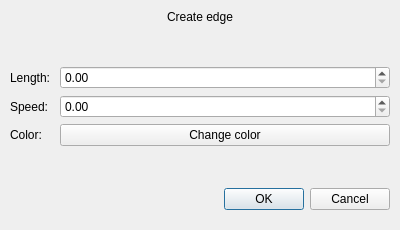
<?xml version="1.0" encoding="UTF-8"?>
<ui version="4.0">
 <class>EdgePrompt</class>
 <widget class="QDialog" name="EdgePrompt">
  <property name="windowModality">
   <enum>Qt::WindowModal</enum>
  </property>
  <property name="geometry">
   <rect>
    <x>0</x>
    <y>0</y>
    <width>400</width>
    <height>230</height>
   </rect>
  </property>
  <property name="windowTitle">
   <string>Create edge</string>
  </property>
  <widget class="QWidget" name="verticalWidget" native="true">
   <property name="geometry">
    <rect>
     <x>10</x>
     <y>10</y>
     <width>380</width>
     <height>200</height>
    </rect>
   </property>
   <layout class="QVBoxLayout" name="verticalLayout">
    <item>
     <widget class="QLabel" name="titleLabel">
      <property name="sizePolicy">
       <sizepolicy hsizetype="Minimum" vsizetype="Maximum">
        <horstretch>0</horstretch>
        <verstretch>0</verstretch>
       </sizepolicy>
      </property>
      <property name="text">
       <string>Create edge</string>
      </property>
      <property name="alignment">
       <set>Qt::AlignCenter</set>
      </property>
     </widget>
    </item>
    <item>
     <layout class="QFormLayout" name="formLayout">
      <property name="formAlignment">
       <set>Qt::AlignLeading|Qt::AlignLeft|Qt::AlignVCenter</set>
      </property>
      <item row="0" column="0">
       <widget class="QLabel" name="lengthLabel">
        <property name="text">
         <string>Length: </string>
        </property>
       </widget>
      </item>
      <item row="0" column="1">
       <widget class="QDoubleSpinBox" name="lengthDoubleSpinBox"/>
      </item>
      <item row="2" column="1">
       <widget class="QPushButton" name="currentColorPushButton">
        <property name="text">
         <string>Change color</string>
        </property>
       </widget>
      </item>
      <item row="2" column="0">
       <widget class="QLabel" name="colorLabel">
        <property name="text">
         <string>Color: </string>
        </property>
       </widget>
      </item>
      <item row="1" column="1">
       <widget class="QDoubleSpinBox" name="speedDoubleSpinBox"/>
      </item>
      <item row="1" column="0">
       <widget class="QLabel" name="speedLabel">
        <property name="text">
         <string>Speed: </string>
        </property>
       </widget>
      </item>
     </layout>
    </item>
    <item>
     <widget class="QDialogButtonBox" name="buttonBox">
      <property name="orientation">
       <enum>Qt::Horizontal</enum>
      </property>
      <property name="standardButtons">
       <set>QDialogButtonBox::Cancel|QDialogButtonBox::Ok</set>
      </property>
     </widget>
    </item>
   </layout>
  </widget>
 </widget>
 <resources/>
 <connections>
  <connection>
   <sender>buttonBox</sender>
   <signal>accepted()</signal>
   <receiver>EdgePrompt</receiver>
   <slot>close()</slot>
   <hints>
    <hint type="sourcelabel">
     <x>200</x>
     <y>238</y>
    </hint>
    <hint type="destinationlabel">
     <x>199</x>
     <y>149</y>
    </hint>
   </hints>
  </connection>
  <connection>
   <sender>buttonBox</sender>
   <signal>rejected()</signal>
   <receiver>EdgePrompt</receiver>
   <slot>close()</slot>
   <hints>
    <hint type="sourcelabel">
     <x>200</x>
     <y>238</y>
    </hint>
    <hint type="destinationlabel">
     <x>199</x>
     <y>149</y>
    </hint>
   </hints>
  </connection>
 </connections>
</ui>
